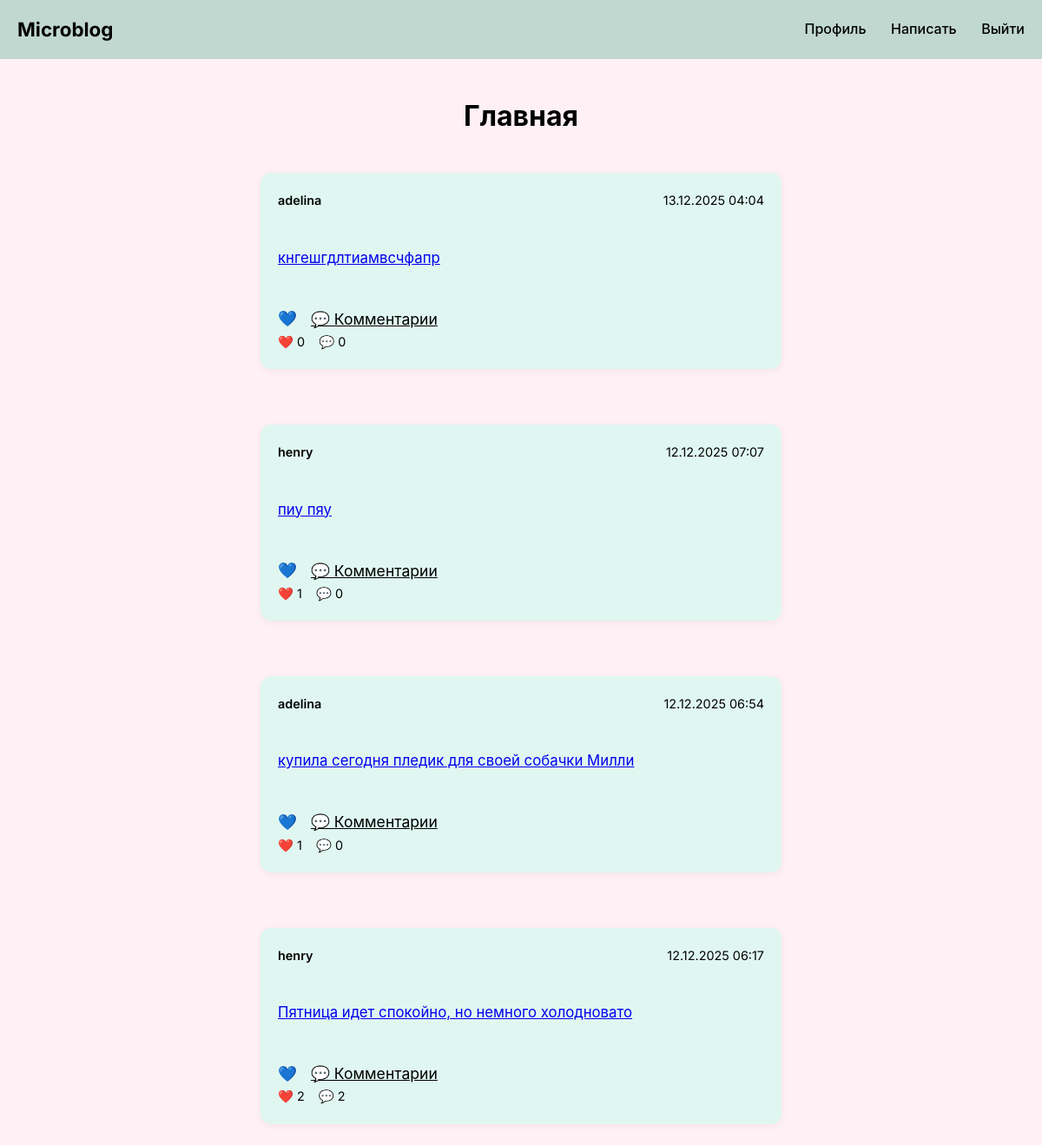
The app's page / (signed in) with its own data.
### blog/models.py (models this page shows, shortened)
class Post(models.Model):
    author = models.ForeignKey(User, on_delete=models.CASCADE, related_name='posts')
    title = models.CharField(max_length=200, blank=True)
    content = models.TextField()
    created_at = models.DateTimeField(auto_now_add=True)
    updated_at = models.DateTimeField(auto_now=True)

### blog/views.py (the view)
# urls.py: path('', views.home, name='home'),
def home(request):
    if not request.user.is_authenticated:
        return render(request, 'blog/home.html', {
            'page_obj': None,
            'show_login_message': True
        })
    posts = Post.objects.select_related('author').annotate(
        likes_count=Count('likes', distinct=True),
        comments_count=Count('comments', distinct=True),
    ).order_by('-created_at')[:50]
    paginator = Paginator(posts, 10)
    page_number = request.GET.get('page')
    page_obj = paginator.get_page(page_number)
    return render(request, 'blog/home.html', {'page_obj': page_obj})

### templates/blog/home.html (shortened to what this page needs)
{% extends 'base.html' %}
{% block content %}
<h1>Главная</h1>
{% if user.is_authenticated %}
  {% for post in page_obj %}
<div class="cards">
     <article class="post-card">
      <div class="post-header">
        <span class="post-author">{{ post.author.username }}</span>
        <time>{{ post.created_at|date:"d.m.Y H:i" }}</time>
      </div>
      <a href="{% url 'post_detail' post.id %}" class="post-content">
        {{ post.content|linebreaks }}
      </a>
      <div class="post-actions">
        <form method="post" action="{% url 'like_post' post.id %}">
          <button type="submit" class="like-btn {% if post.liked %}liked{% endif %}">
            {% if post.liked %}❤️{% else %}💙{% endif %}
          </button>
        </form>
        <a href="{% url 'post_detail' post.id %}#comments" class="comment-link">💬 Комментарии</a>
      </div>
      <div class="post-stats">
        <span>❤️ {{ post.likes_count }}</span>
        <span>💬 {{ post.comments_count }}</span>
      </div>
    </article>
</div>
  {% empty %}
    <p>Пока никто ничего не написал.</p>
  {% endfor %}
{% else %}
  <p class="post-content">
    <a href="{% url 'login' %}">Войдите</a> или <a href="{% url 'register' %}">зарегистрируйтесь</a>, чтобы видеть посты и участвовать в обсуждениях.
  </p>
{% endif %}
{% endblock %}

### static/css/style.css (style rules this page uses)
* { box-sizing: border-box; margin: 0; padding: 0; }
body { font-family: 'Inter', -apple-system, BlinkMacSystemFont, 'Segoe UI', sans-serif; background-color: #fff0f5; color: var(--text-primary); line-height: 1.6; }
.post-card { background: #d1e4e9; border-radius: 14px; padding: 20px; margin-bottom: 24px; transition: transform 0.2s; max-width: 800px; }
.post-header { display: flex; justify-content: space-between; margin-bottom: 12px; font-size: 0.9rem; color: var(--text-secondary); }
.post-author { font-weight: 600; color: var(--text-primary); }
.post-content { margin: 14px 0; font-size: 1.05rem; line-height: 1.7; white-space: pre-line; }
.post-actions { display: flex; align-items: center; margin-top: 14px; gap: 16px; }
.like-btn, .comment-link { background: none; border: none; color: var(--text-secondary); cursor: pointer; font-size: 1.1rem; display: flex; align-items: center; gap: 6px; transition: color 0.2s; }
.post-stats { font-size: 0.9rem; color: var(--text-secondary); display: flex; gap: 16px; }
.post-card { background-color: #e0f7f1; border-radius: 12px; padding: 20px; width: 600px; box-shadow: 0 2px 8px rgba(0,0,0,0.05); transition: transform 0.2s ease; }
.cards { display: flex; justify-content:center; margin-top: 40px; }

### records on screen
Post: author.username "adelina", created_at "13.12.2025 04:04", content "кнгешгдлтиамвсчфапр", likes_count "0", comments_count "0"
Post: author.username "henry", created_at "12.12.2025 07:07", content "пиу пяу", likes_count "1", comments_count "0"
Post: author.username "adelina", created_at "12.12.2025 06:54", content "купила сегодня пледик для своей собачки Милли", likes_count "1", comments_count "0"
Post: author.username "henry", created_at "12.12.2025 06:17", content "Пятница идет спокойно, но немного холодновато", likes_count "2", comments_count "2"
